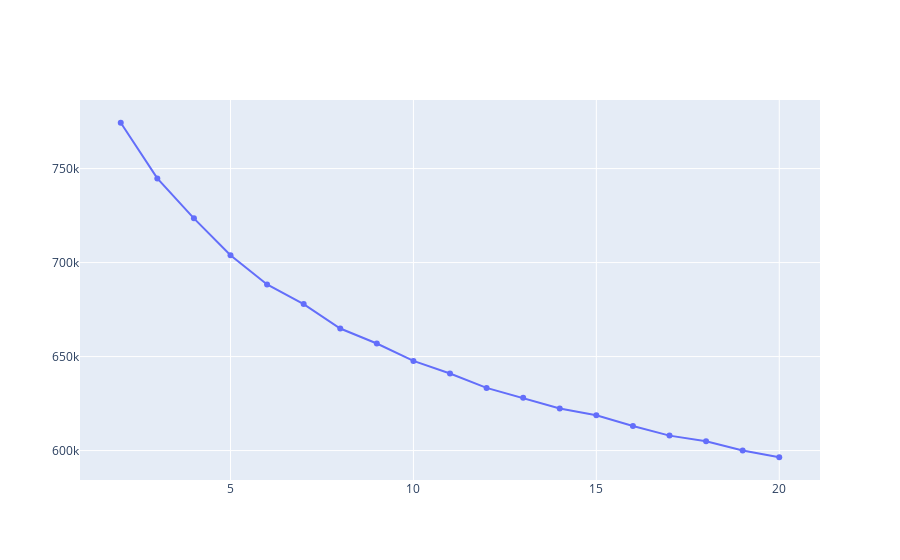
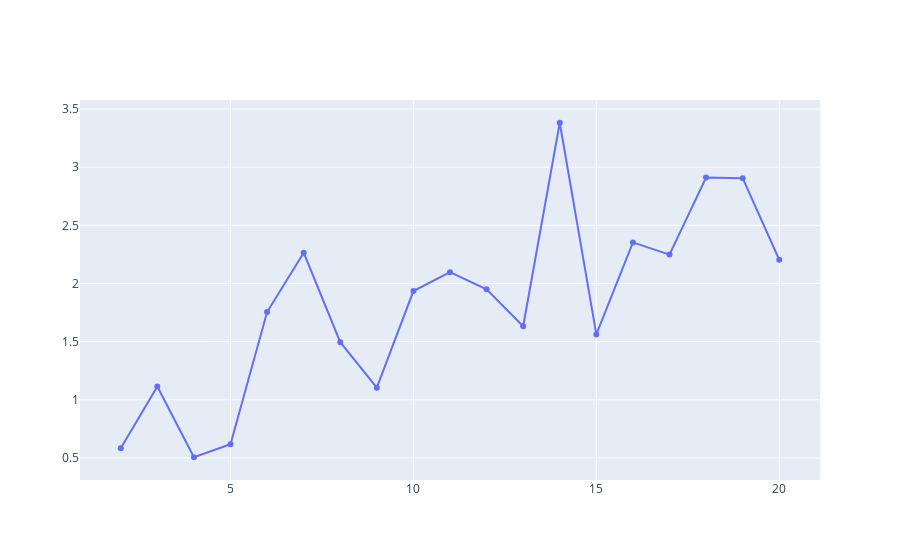

Notebook cell for these charts, in order:
### Markdown cell above
## 6. The agony of choice (for a good $K$)

In this part we will see how we can use measures such as dispersion of likelihood to decide a good number of clusters $K$.

#### 6.a) Find a good number of clusters computationally.

The negative log likelihood (`nll`) and / or the within-cluster variance can be good indicators to select the number of cluster. We will consider different values of $k$ (from 2 to 20) and monitor how the `nll` or the variance changes. We will also see how the number of cluster affect the runtime of the EM-light algorithm.  Plot and describe your findings.

- Run the mixture model for different values of $k$ from $2$ to $20$ or more and plot the `nll` as a function of $k$. Plot as well the running time of EM as a function of $k$.
- Propose the best value for $k$, justify your choice. What about the resulting groups, are they very diverse?

#### 6.b) Comparing the best results

Using a Sankey plot with 3 components, represent the class allocation together with the clustering of the best value of $K$ and a value of $K=20$.

### Code cell
import time
import plotly.express as px
max_nll_lst, time_lst = [], []

Kmax = 20

for i in range(2, Kmax + 1):
  start = time.time()
  repr, prir, assign, likeli = EM(X_train_bin[:4000], i)
  end = time.time()
  max_nll_lst.append(-np.sum(likeli[-1]))
  time_lst.append(end - start)

nll_plot = go.Figure(data=go.Scatter(x=[k for k in range(2, Kmax +1)], y=max_nll_lst))
time_plot = go.Figure(data=go.Scatter(x=[k for k in range(2, Kmax + 1)], y=time_lst))

nll_plot.show()
time_plot.show()

### Figure 1 — Plotly figure (JSON) as saved in the notebook; plotly's stock layout.template omitted (floating-point values rounded to 4 significant figures)
{"data": [{"type": "scatter", "x": [2, 3, 4, 5, 6, 7, 8, 9, 10, 11, 12, 13, 14, 15, 16, 17, 18, 19, 20], "y": [774400.0, 744800.0, 723500.0, 703900.0, 688400.0, 677900.0, 664900.0, 656900.0, 647700.0, 641000.0, 633300.0, 628100.0, 622400.0, 618800.0, 613000.0, 608000.0, 605000.0, 600000.0, 596500.0]}], "layout": {}}

### Figure 2 — Plotly figure (JSON) as saved in the notebook; plotly's stock layout.template omitted (floating-point values rounded to 4 significant figures)
{"data": [{"type": "scatter", "x": [2, 3, 4, 5, 6, 7, 8, 9, 10, 11, 12, 13, 14, 15, 16, 17, 18, 19, 20], "y": [0.5829, 1.115, 0.5058, 0.6175, 1.754, 2.265, 1.495, 1.104, 1.935, 2.097, 1.95, 1.632, 3.382, 1.562, 2.353, 2.248, 2.911, 2.905, 2.204]}], "layout": {}}
